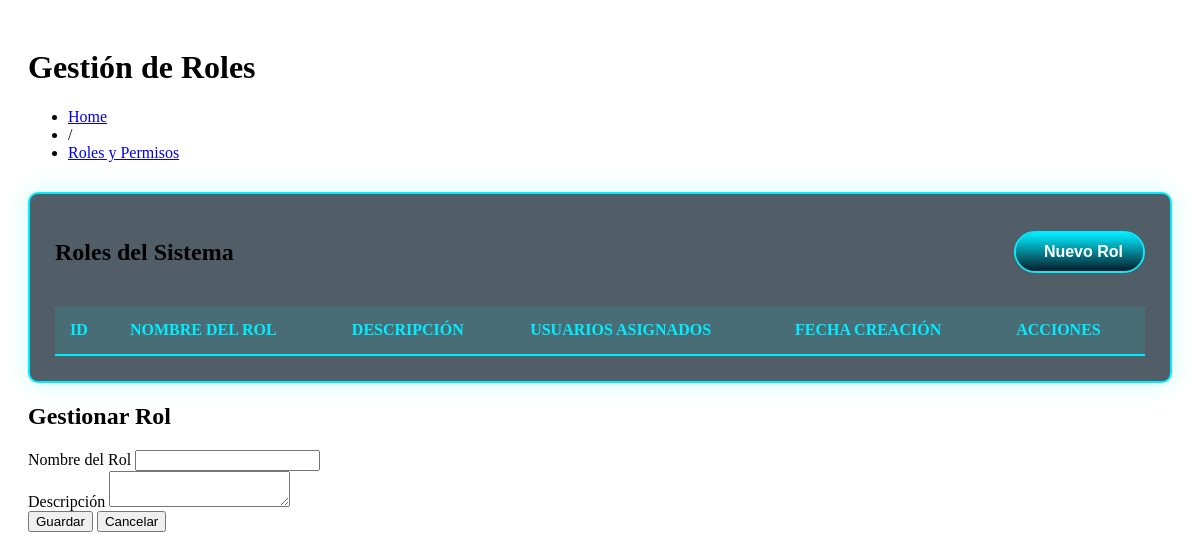
The app's page /public/dashboard_content/roles.php, older data.
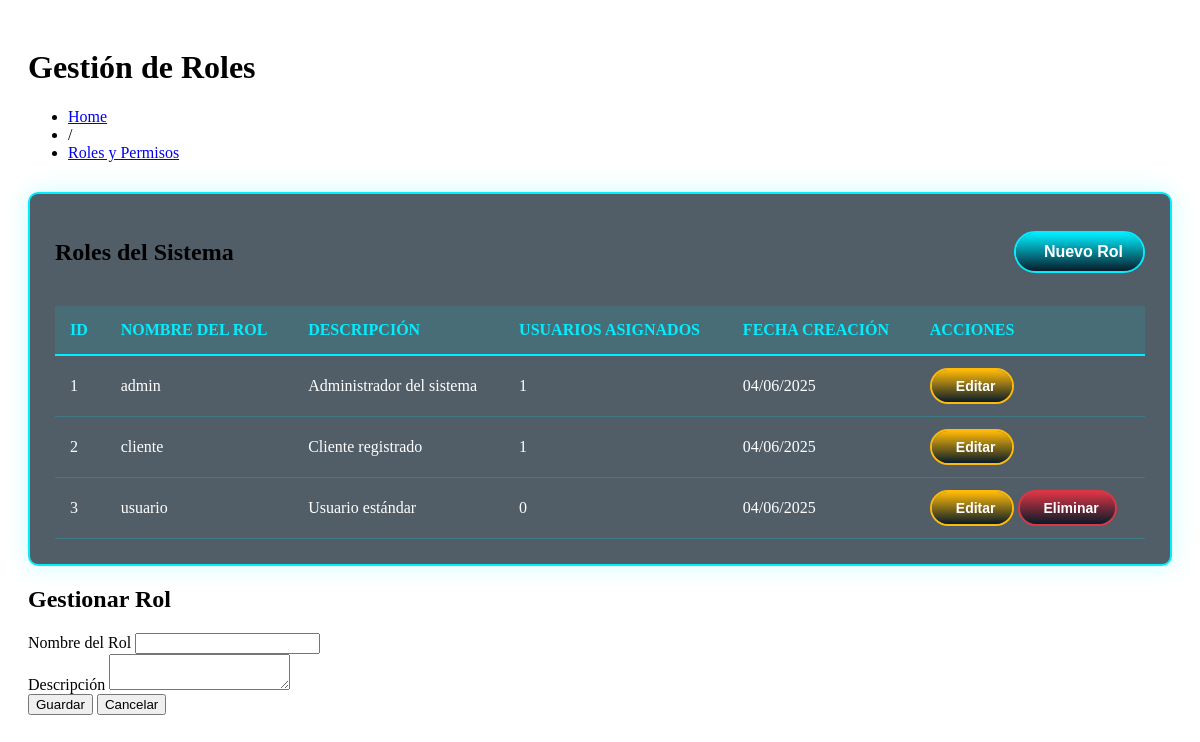
The same page, newer data.
### tables this page shows
CREATE TABLE `roles` (
  `id` int(11) NOT NULL,
  `nombre` varchar(50) NOT NULL,
  `descripcion` text DEFAULT NULL,
  `fecha_creacion` timestamp NOT NULL DEFAULT current_timestamp()
);

### public/dashboard_content/roles.php (the view, shortened to what this page needs)
<link rel="stylesheet" href="css/tables.css">
<link rel="stylesheet" href="https://cdn.datatables.net/1.13.7/css/jquery.dataTables.min.css">
<link rel="stylesheet" href="css/datatables-custom.css">
<div class="data-section">
    <div class="data-header">
        <h1 class="title">Gestión de Roles</h1>
        <ul class="breadcrumbs">
            <li><a href="?page=dashboard_main">Home</a></li>
            <li class="divider">/</li>
            <li><a href="#" class="active">Roles y Permisos</a></li>
        </ul>
    </div>
    <div class="table-wrapper">
        <div class="table-header">
            <h2>Roles del Sistema</h2>
            <button class="table-btn table-btn-add" onclick="openRolModal()">
                <i class='bx bx-plus-circle'></i> Nuevo Rol
            </button>
        </div>
        <?php
        include("../config/config.php");
        $sql = "SELECT r.*, COUNT(u.id) as usuarios_count
                FROM roles r
                LEFT JOIN usuarios u ON r.nombre = u.tipo
                GROUP BY r.id";
        $resultado = mysqli_query($conexion, $sql);
        ?>
        <div class="table-container">
            <table id="rolesTable" class="data-table display">
                <thead>
                    <tr>
                        <th>ID</th>
                        <th>Nombre del Rol</th>
                        <th>Descripción</th>
                        <th>Usuarios Asignados</th>
                        <th>Fecha Creación</th>
                        <th>Acciones</th>
                    </tr>
                </thead>
                <tbody>
                    <?php while ($rol = mysqli_fetch_assoc($resultado)) { ?>
                        <tr>
                            <td><?php echo $rol['id']; ?></td>
                            <td><?php echo $rol['nombre']; ?></td>
                            <td><?php echo $rol['descripcion']; ?></td>
                            <td><?php echo $rol['usuarios_count']; ?></td>
                            <td><?php echo date('d/m/Y', strtotime($rol['fecha_creacion'])); ?></td>
                            <td>
                                <button class="table-btn table-btn-edit" onclick="editRole(<?php echo $rol['id']; ?>)">
                                    <i class='bx bx-edit-alt'></i>Editar
                                </button>
                                <?php if ($rol['usuarios_count'] == 0) { ?>
                                    <button class="table-btn table-btn-delete" onclick="deleteRole(<?php echo $rol['id']; ?>)">
                                        <i class='bx bx-trash'></i>Eliminar
                                    </button>
                                <?php } ?>
                            </td>
                        </tr>
                    <?php } ?>
                </tbody>
            </table>
        </div>
    </div>
    <div id="rolModal" class="modal">
        <div class="modal-content">
            <h2>Gestionar Rol</h2>
            <form id="rolForm">
                <div class="form-group">
                    <label for="nombreRol">Nombre del Rol</label>
                    <input type="text" id="nombreRol" name="nombreRol" required>
                </div>
                <div class="form-group">
                    <label for="descripcionRol">Descripción</label>
                    <textarea id="descripcionRol" name="descripcionRol" required></textarea>
                </div>
                <div class="form-actions">
                    <button type="submit" class="btn btn-success">Guardar</button>
                    <button type="button" class="btn btn-cancel" onclick="closeRolModal()">Cancelar</button>
                </div>
            </form>
        </div>
    </div>
</div>

### public/css/tables.css (style rules this page uses)
.data-section { padding: 20px; }
.data-header { margin-bottom: 30px; }
.table-wrapper { background: rgba(8, 27, 41, 0.7); border-radius: 10px; border: 2px solid #0ef; box-shadow: 0 0 25px rgba(0, 238, 255, 0.2); padding: 25px; margin-top: 20px; }
.table-header { display: flex; justify-content: space-between; align-items: center; margin-bottom: 20px; }
.table-container { overflow-x: auto; scrollbar-width: thin; scrollbar-color: #0ef rgba(8, 27, 41, 0.7); }
.data-table { width: 100%; border-collapse: collapse; color: white; min-width: 800px; }
.data-table thead th { background: rgba(0, 238, 255, 0.1); color: #0ef; font-weight: 600; text-transform: uppercase; padding: 15px; text-align: left; border-bottom: 2px solid #0ef; }
.data-table tbody td { padding: 12px 15px; border-bottom: 1px solid rgba(0, 238, 255, 0.2); }
.data-table tbody tr { transition: all 0.3s ease; }
.table-btn { position: relative; padding: 8px 16px; background: transparent; border: 2px solid #0ef; border-radius: 40px; color: white; font-size: 14px; font-weight: 600; cursor: pointer; overflow: hidden; z-index: 1; transition: all 0.3s ease; display: inline-flex; align-items: center; gap: 8px; }
.table-btn::before { content: ''; position: absolute; top: -100%; left: 0; width: 100%; height: 300%; z-index: -1; transition: .5s; }
.table-btn-add { padding: 10px 20px; font-size: 16px; }
.table-btn-add::before { background: linear-gradient(#081b29, #0ef, #081b29, #0ef); }
.table-btn-edit::before { background: linear-gradient(#081b29, #ffba08, #081b29, #ffba08); }
.table-btn-delete::before { background: linear-gradient(#081b29, #dc3545, #081b29, #dc3545); }
.table-btn-edit { border-color: #ffba08; }
.table-btn-delete { border-color: #dc3545; }

Row changes from the older to the newer data that the page shows:
added roles: id "1", nombre "admin", descripcion "Administrador del sistema", usuarios_count "1", fecha_creacion "04/06/2025"
added roles: id "2", nombre "cliente", descripcion "Cliente registrado", usuarios_count "1", fecha_creacion "04/06/2025"
added roles: id "3", nombre "usuario", descripcion "Usuario estándar", usuarios_count "0", fecha_creacion "04/06/2025"
